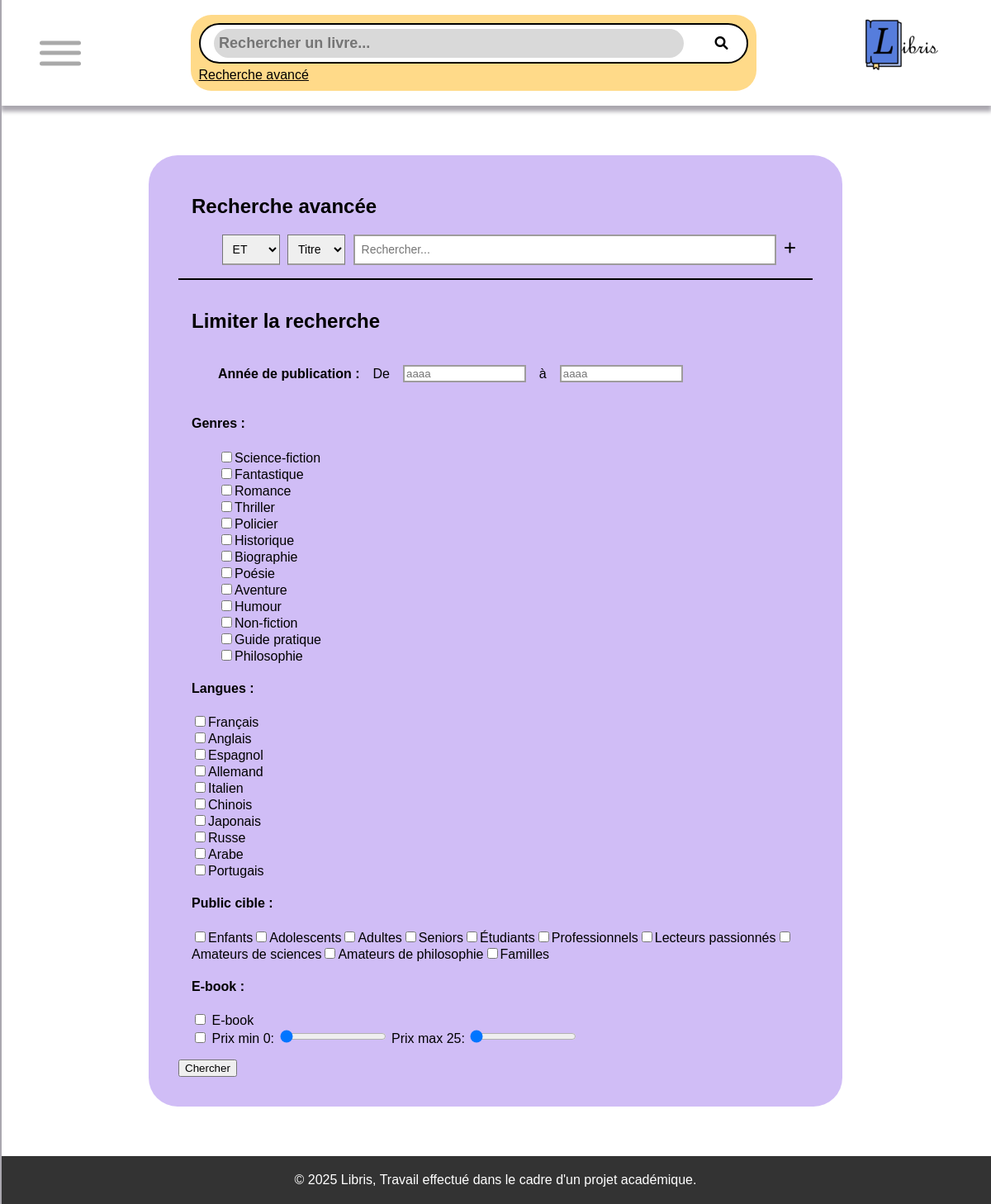
The page /Libris/recherche_avance.php on the database as committed earlier.
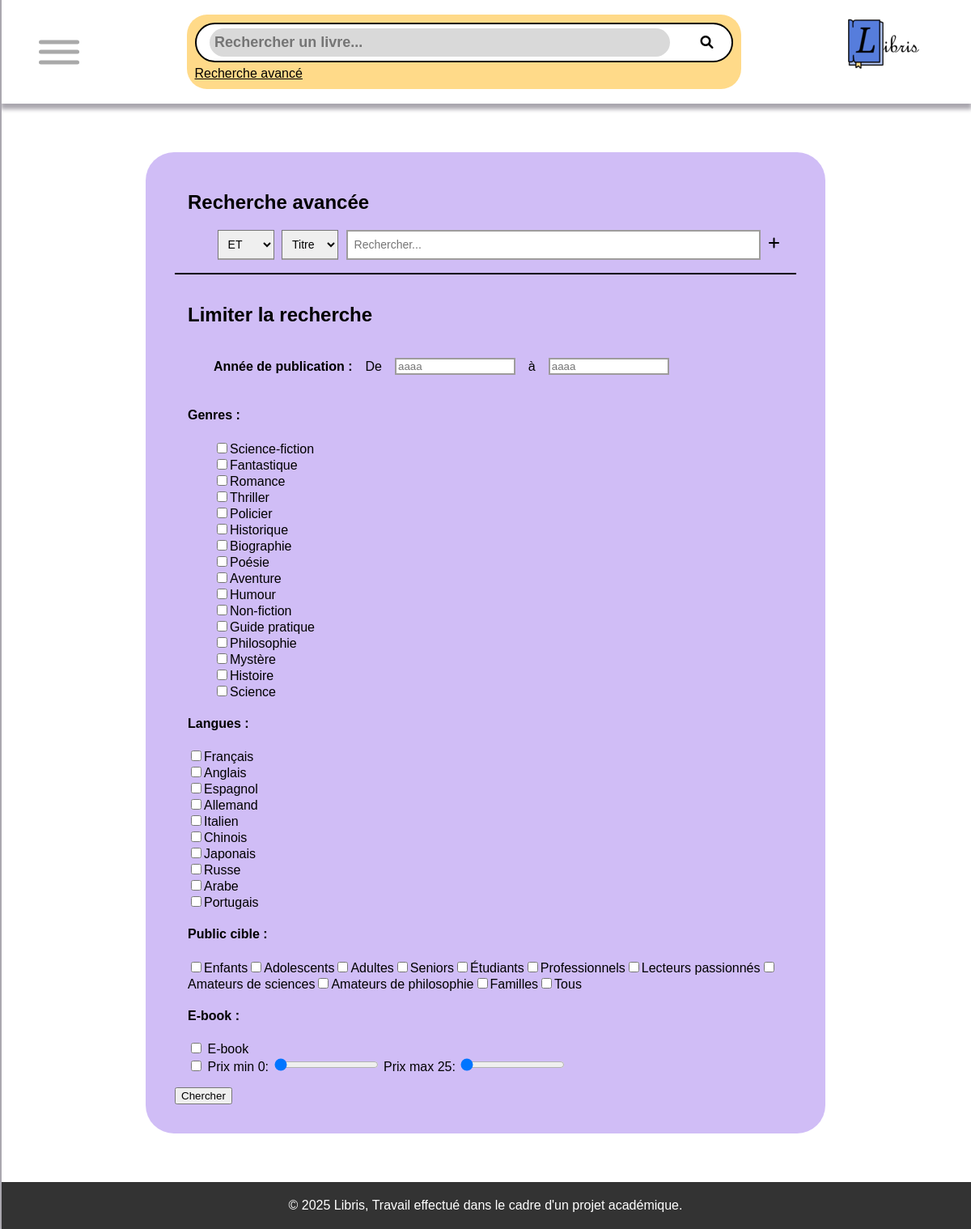
The same page on the database as committed later.
### tables this page shows
CREATE TABLE IF NOT EXISTS `genre` (
  `id_genre` int NOT NULL AUTO_INCREMENT,
  `nom_genre` varchar(60) NOT NULL,
  PRIMARY KEY (`id_genre`)
);

CREATE TABLE IF NOT EXISTS `langue` (
  `id_langue` int NOT NULL AUTO_INCREMENT,
  `nom_langue` varchar(60) NOT NULL,
  PRIMARY KEY (`id_langue`)
);

CREATE TABLE IF NOT EXISTS `public_cible` (
  `id_public` int NOT NULL AUTO_INCREMENT,
  `type_public` varchar(60) NOT NULL,
  PRIMARY KEY (`id_public`)
);

### Libris/recherche_avance.php (the view, shortened to what this page needs)
<?php
    require_once 'header.php';
    $resultGenre = $conn->query("SELECT id_genre, nom_genre FROM genre");
    $resultLangue = $conn->query("SELECT id_langue, nom_langue FROM langue");
    $resultCible = $conn->query("SELECT id_public, type_public FROM public_cible");
?>
        <div class="contenaire-recherche-avance">
            <form method="GET" action="./catalogue.php">
                <section class="recherche-avance">
                    <h1>Recherche avancée</h1>
                    <div class="exemple-recherche">
                        <select name="critaireOption[]">
                            <option value="ET">ET</option>
                        </select>
                        <select name="critaireValue[]">
                            <option value="titre">Titre</option>
                        </select>
                        <input type="text" name="recherche-avance[]" placeholder="Rechercher...">
                        <i class="fa-solid fa-plus"></i>
                    </div>
                </section>
                <section class="limter-recherche">
                    <h1>Limiter la recherche</h1>
                    <div class="groupe-annee">
                        <h4>Année de publication :</h4>
                        <p>De</p>
                        <input type="number" name="anneeDebut" placeholder="aaaa" min="1000" max="2025"> <p>à</p>
                        <input type="number" name="anneeFin" placeholder="aaaa">
                    </div>
                    <div class="groupe">
                        <h4>Genres :</h4>
                        <div class="groupe-genre">
                        <?php
                            foreach ($resultGenre as $genre){
                                echo '<div class="groupe-checkbox"><input id="' . $genre['id_genre'] . '" type="checkbox" name="genres[]" value="' . $genre['nom_genre'] . '"><label for="' . $genre['id_genre'] . '">' . $genre['nom_genre'] . '</label></div>';
                            }
                        ?>
                        </div>
                    </div>
                    <div class="groupe-langue">
                        <h4>Langues :</h4>
                        <?php
                            foreach ($resultLangue as $langue){
                                echo '<div class="groupe-checkbox"><input type="checkbox" name="langues[]" value="' . $langue['nom_langue'] . '"><label for="' . $langue['nom_langue'] . '">' . $langue['nom_langue'] . '</label></div>';
                            }
                        ?>
                    </div>
                    <div class="groupe-public">
                        <h4>Public cible :</h4>
                        <?php
                            foreach ($resultCible as $public){
                                echo '<input type="checkbox" name="public[]" value="' . $public['type_public'] . '"><label for="' . $public['type_public'] . '">' . $public['type_public'] . '</label>';
                            }
                        ?>
                    </div>
                    <div class="groupe-ebook">
                        <h4>E-book :</h4>
                        <label><input type="checkbox" name="ebook"> E-book</label>
                        <div class="groupe-prix">
                            <input type="checkbox" name="prix">
                            <label for="prix-min">Prix min <span id="valeurMin">0</span>:</label>
                            <input id="prix-min" name="prix-min" type="range" value="0" min="0" max="25"/>
                            <label for="prix-max">Prix max <span id="valeurMax">25</span>:</label>
                            <input id="prix-max" name="prix-max" type="range" value="25" min="25" max="50"/>
                        </div>
                    </div>
                </section>
                <button type="submit" class="button-recherche-avance">Chercher</button>
            </form>
        </div>
        <?php
    require_once 'footer.php';
?>

Rows that differ between the two databases and show on the page:
added genre: nom_genre "Mystère"
added genre: nom_genre "Histoire"
added genre: nom_genre "Science"
added public_cible: type_public "Tous"
